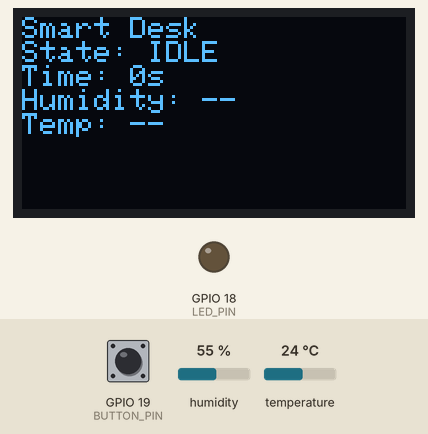
This sketch was run on a simulated ESP32. On the bench: 128×64 one-colour display, output pins drawn as LEDs (lit = HIGH). Inputs (shaded band) come from the test bench; at power-on: GPIO 19 (BUTTON_PIN) LOW, humidity 55 %, temperature 24 °C. WiFi joins after 1.5 s; servers stay silent unless stated; uploads are accepted with an empty reply; what the sketch prints to the serial monitor is not drawn.

Above: at 1.2 s.
1.3 s: GPIO 19 (BUTTON_PIN) pulled HIGH for 0.15 s
At 2.8 s:
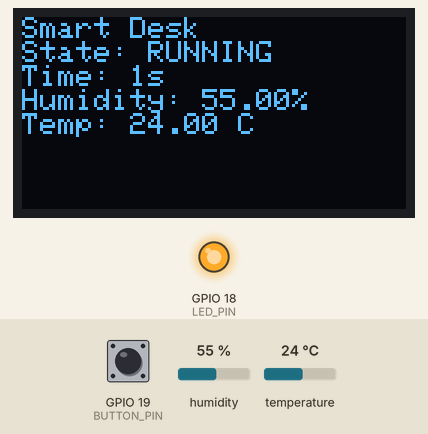
4.0 s: GPIO 19 (BUTTON_PIN) pulled HIGH for 1 s
At 4.8 s:
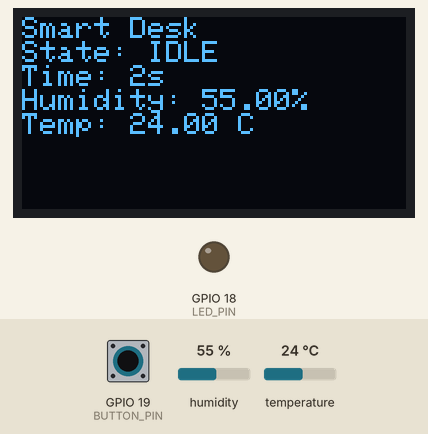
6.5 s: humidity set to 22 %
At 11.0 s:
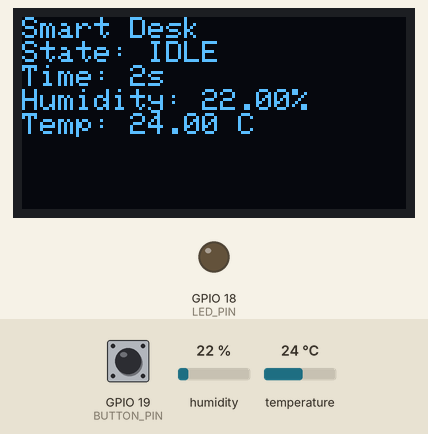
11.5 s: GPIO 19 (BUTTON_PIN) pulled HIGH for 0.15 s
At 11.67 s:
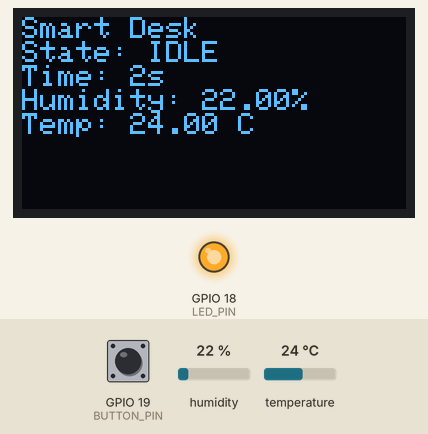
13.1 s: temperature set to 12 °C
At 15.3 s:
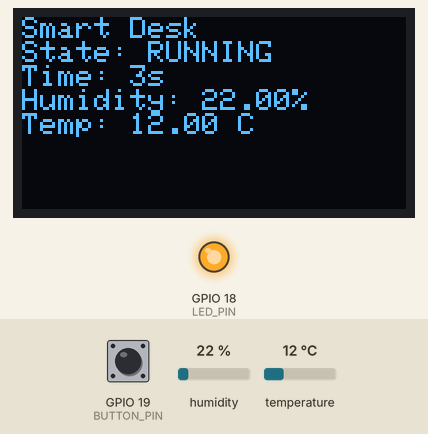
15.5 s: humidity set to 40 %
At 19.6 s:
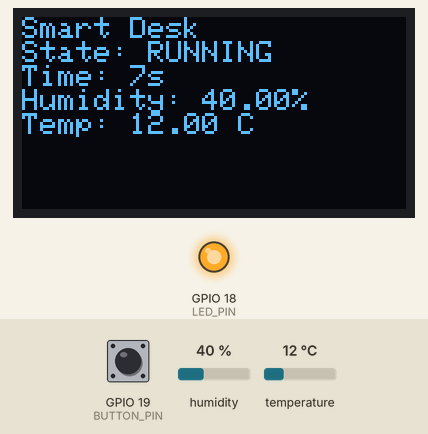
Timing chart, 0 to 20.5 s (numbered marks = the images above; inputs shaded):
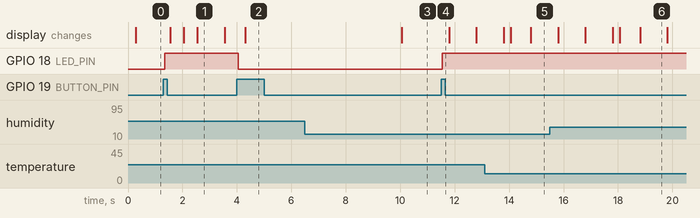

The sketch:

SmartDesk.ino
```cpp
#include <DHT.h>
#include <Wire.h>
#include <Adafruit_GFX.h>
#include <Adafruit_SSD1306.h>
#include <WiFi.h>
#include "secrets.h"
#include <HTTPClient.h>

// -------------------- Wi-Fi --------------------

bool wasWiFiConnected = false;
unsigned long lastTelemetrySend = 0;
const unsigned long TELEMETRY_INTERVAL = 30000;
bool hasSentTelemetry = false;
bool sessionEventPending = false;
bool pendingSessionIsStart = false;
unsigned long pendingSessionDuration = 0;
unsigned long lastSessionEventAttempt = 0;
const unsigned long SESSION_RETRY_INTERVAL = 5000;

// -------------------- Pins --------------------

const int LED_PIN = 18;
const int BUTTON_PIN = 19;

const int DHT_PIN = 4;
const int DHT_TYPE = DHT11;


// -------------------- Button / state --------------------

bool isIdle = true;

int buttonState = LOW;
int previousButtonState = LOW;
int lastReading = LOW;

unsigned long lastDebounceTime = 0;
const unsigned long DEBOUNCE_DELAY = 50;


// -------------------- Session timer --------------------

unsigned long startTime = 0;
unsigned long elapsedSessionSeconds = 0;


// -------------------- DHT11 --------------------

unsigned long lastDHTRead = 0;
const unsigned long DHT_INTERVAL = 2000;

bool dhtError = false;
bool hasDHTReading = false;

float humidity = 0;
float temperature = 0;

DHT dht(DHT_PIN, DHT_TYPE);


// -------------------- OLED --------------------

const int SCREEN_WIDTH = 128;
const int SCREEN_HEIGHT = 64;
const int SCREEN_ADDRESS = 0x3C;

bool oledAvailable = false;

unsigned long lastDisplayUpdate = 0;
const unsigned long DISPLAY_INTERVAL = 250;

Adafruit_SSD1306 display(SCREEN_WIDTH, SCREEN_HEIGHT, &Wire, -1);


// -------------------- OLED Check --------------------

bool checkOLED() {
  Wire.beginTransmission(SCREEN_ADDRESS);
  return Wire.endTransmission() == 0;
}


// -------------------- Setup --------------------

void setup() {
  Serial.begin(115200);

  Serial.println("Smart Desk starting...");

  pinMode(LED_PIN, OUTPUT);
  pinMode(BUTTON_PIN, INPUT);

  digitalWrite(LED_PIN, LOW);

  dht.begin();
  Serial.println("DHT11 initialized");

  Wire.begin(21, 22);

  oledAvailable = checkOLED();

  if (oledAvailable) {
    Serial.println("OLED found at 0x3C");

    if (!display.begin(SSD1306_SWITCHCAPVCC, SCREEN_ADDRESS)) {
      Serial.println("ERROR: OLED initialization failed");
      oledAvailable = false;
    }
  } else {
    Serial.println("ERROR: OLED not found");
  }

  if (oledAvailable) {
    display.clearDisplay();
    display.setTextSize(1);
    display.setTextColor(SSD1306_WHITE);
    display.setCursor(0, 0);
    display.println("Smart Desk");
    display.display();
  } else {
    Serial.println("Continuing without display");
  }

  Serial.println("System ready");

  startWiFi();
}


// -------------------- Main loop --------------------

void loop() {
  updateButton();
  updateState();
  updateTimer();
  updateLED();

  readEnvironment();
  updateDisplay();
  updateWiFi();

  if (WiFi.status() == WL_CONNECTED &&
      hasDHTReading &&
      (!hasSentTelemetry ||
      millis() - lastTelemetrySend >= TELEMETRY_INTERVAL)) {

    sendTelemetry();
    lastTelemetrySend = millis();
    hasSentTelemetry = true;
    }

    if (sessionEventPending &&
    WiFi.status() == WL_CONNECTED &&
    millis() - lastSessionEventAttempt >= SESSION_RETRY_INTERVAL) {

      lastSessionEventAttempt = millis();

      if (sendSessionEvent()) {
        sessionEventPending = false;
      }
    }
}


// -------------------- Button --------------------

void updateButton() {
  int reading = digitalRead(BUTTON_PIN);

  if (reading != lastReading) {
    lastDebounceTime = millis();
  }

  if (millis() - lastDebounceTime >= DEBOUNCE_DELAY) {
    buttonState = reading;
  }

  lastReading = reading;
}


// -------------------- State --------------------

void updateState() {
  if (buttonState == HIGH && previousButtonState == LOW) {
    isIdle = !isIdle;

    if (!isIdle) {
      startTime = millis();
      elapsedSessionSeconds = 0;

      sessionEventPending = true;
      pendingSessionIsStart = true;
      pendingSessionDuration = 0;

      lastSessionEventAttempt =
          millis() - SESSION_RETRY_INTERVAL;

      Serial.println("State: RUNNING");
    } else {
      elapsedSessionSeconds = (millis() - startTime) / 1000;

      sessionEventPending = true;
      pendingSessionIsStart = false;
      pendingSessionDuration = elapsedSessionSeconds;

      lastSessionEventAttempt =
          millis() - SESSION_RETRY_INTERVAL;

      Serial.println("State: IDLE");
    }
  }

  previousButtonState = buttonState;
}


// -------------------- Timer --------------------

void updateTimer() {
  if (!isIdle) {
    elapsedSessionSeconds = (millis() - startTime) / 1000;
  }
}


// -------------------- LED --------------------

void updateLED() {
  if (isIdle) {
    digitalWrite(LED_PIN, LOW);
  } else {
    digitalWrite(LED_PIN, HIGH);
  }
}


// -------------------- DHT11 --------------------

void readEnvironment() {
  unsigned long currentTime = millis();

  if (currentTime - lastDHTRead >= DHT_INTERVAL) {

    float newHumidity = dht.readHumidity();
    float newTemperature = dht.readTemperature();

    if (isnan(newHumidity) || isnan(newTemperature)) {
      dhtError = true;
      Serial.println("ERROR: Failed to read from DHT11");
    } else {
      dhtError = false;
      hasDHTReading = true;

      humidity = newHumidity;
      temperature = newTemperature;
    }

    lastDHTRead = currentTime;
  }
}


// -------------------- OLED --------------------

void updateDisplay() {
  if (!oledAvailable) {
    return;
  }

  unsigned long currentTime = millis();

  if (currentTime - lastDisplayUpdate >= DISPLAY_INTERVAL) {

    display.clearDisplay();
    display.setCursor(0, 0);

    display.println("Smart Desk");

    display.print("State: ");
    if (isIdle) {
      display.println("IDLE");
    } else {
      display.println("RUNNING");
    }

    unsigned long hours = elapsedSessionSeconds / 3600;
    unsigned long minutes = (elapsedSessionSeconds % 3600) / 60;
    unsigned long seconds = elapsedSessionSeconds % 60;

    display.print("Time: ");

    if (hours > 0) {
      display.print(hours);
      display.print("h ");
    }

    if (minutes > 0 || hours > 0) {
      display.print(minutes);
      display.print("m ");
    }

    display.print(seconds);
    display.println("s");

    if (hasDHTReading) {
      display.print("Humidity: ");
      display.print(humidity);
      display.println("%");

      display.print("Temp: ");
      display.print(temperature);
      display.println(" C");
    } else {
      display.println("Humidity: --");
      display.println("Temp: --");
    }

    if (dhtError) {
      display.println("DHT: ERROR");
    }

    display.display();

    lastDisplayUpdate = currentTime;
  }
}

// -------------------- Wi-Fi --------------------

void startWiFi() {
  WiFi.mode(WIFI_STA);
  WiFi.setAutoReconnect(true);

  Serial.print("Connecting to Wi-Fi: ");
  Serial.println(WIFI_SSID);

  WiFi.begin(WIFI_SSID, WIFI_PASSWORD);
}

void updateWiFi() {
  bool isWiFiConnected = (WiFi.status() == WL_CONNECTED);

  if (isWiFiConnected && !wasWiFiConnected) {
    Serial.println("Wi-Fi connected!");

    Serial.print("IP address: ");
    Serial.println(WiFi.localIP());
    }

  if (!isWiFiConnected && wasWiFiConnected) {
    Serial.println("Wi-Fi connection lost.");
  }

  wasWiFiConnected = isWiFiConnected;
}

void sendTelemetry() {
  if (WiFi.status() != WL_CONNECTED) {
    Serial.println("Cannot send telemetry: Wi-Fi not connected");
    return;
  }

  HTTPClient http;
  http.setConnectTimeout(2000);
  http.setTimeout(2000);

  String telemetryUrl =
    String(SERVER_URL) + "/telemetry";

  http.begin(telemetryUrl);

  http.addHeader("Content-Type", "application/json");

  String payload = "{";

  payload += "\"temperature_c\":";
  payload += String(temperature, 1);

  payload += ",\"humidity_pct\":";
  payload += String(humidity, 1);

  payload += ",\"session_active\":";
  payload += isIdle ? "false" : "true";

  payload += ",\"session_elapsed_s\":";
  payload += String(elapsedSessionSeconds);

  payload += "}";

  int responseCode = http.POST(payload);

  if (responseCode < 0) {
  Serial.print("Telemetry HTTP error: ");
  Serial.println(http.errorToString(responseCode));
} else if (responseCode < 200 || responseCode >= 300) {
  Serial.print("Telemetry rejected. HTTP status: ");
  Serial.println(responseCode);
}

  http.end();
}

bool sendSessionEvent() {
  HTTPClient http;
  http.setConnectTimeout(2000);
  http.setTimeout(2000);

  String sessionUrl =
    String(SERVER_URL) + "/session";

  http.begin(sessionUrl);
  http.addHeader("Content-Type", "application/json");

  String payload;

  if (pendingSessionIsStart) {
    payload = "{\"event\":\"start\"}";
  } else {
    payload = "{\"event\":\"stop\",\"duration_s\":";
    payload += String(pendingSessionDuration);
    payload += "}";
  }

  int responseCode = http.POST(payload);

    if (responseCode < 0) {
      Serial.print("Session event HTTP error: ");
      Serial.println(http.errorToString(responseCode));
    } else if (responseCode >= 400) {
      Serial.print("Session event rejected. HTTP status: ");
      Serial.println(responseCode);
  }

  bool success = responseCode >= 200 && responseCode < 300;
  bool clientError = responseCode >= 400 && responseCode < 500;

  http.end();

  return success || clientError;
}
```

secrets.example.h
```cpp
#pragma once

const char* WIFI_SSID = "YOUR_WIFI_NAME";
const char* WIFI_PASSWORD = "YOUR_WIFI_PASSWORD";
const char* SERVER_URL = "http://YOUR_COMPUTER_IP:8000";
```

Measured:
- after the input at 1.3 s, GPIO 18 (LED_PIN): LOW → HIGH after 0.05 s; the display: first changes after 0.26 s (image 1 shows a later state)
- after the input at 4.0 s, GPIO 18 (LED_PIN): HIGH → LOW after 0.05 s; the display: changes after 0.30 s (image 2)
- after the input at 6.5 s, the display: changes after 3.6 s (image 3)
- after the input at 11.5 s, GPIO 18 (LED_PIN): LOW → HIGH after 0.05 s
- what the display in image 1 shows lasts 1.1 s, from 2.5 s to 3.6 s
